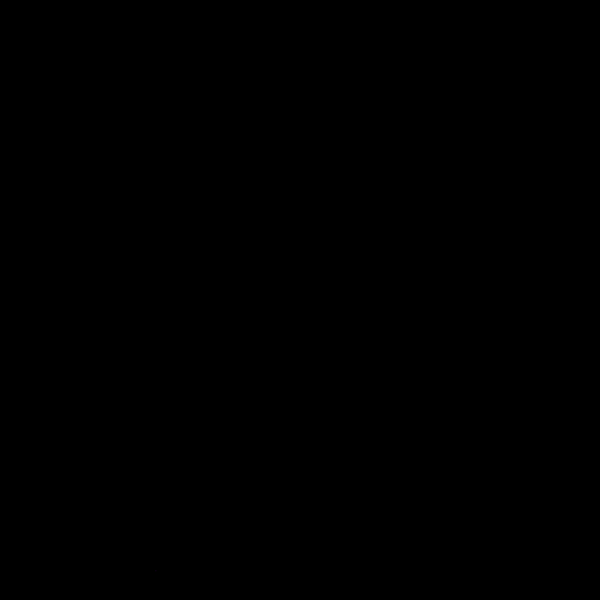
Frame 1 (no input)
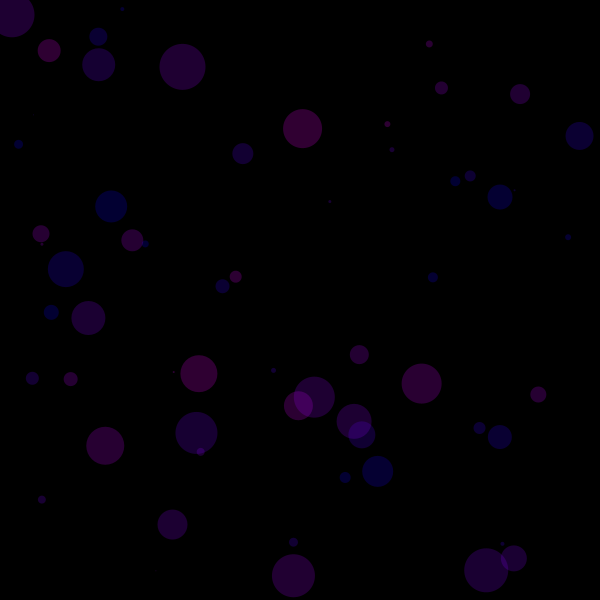
Frame 60 (the mouse pressed at the canvas centre just before this capture)
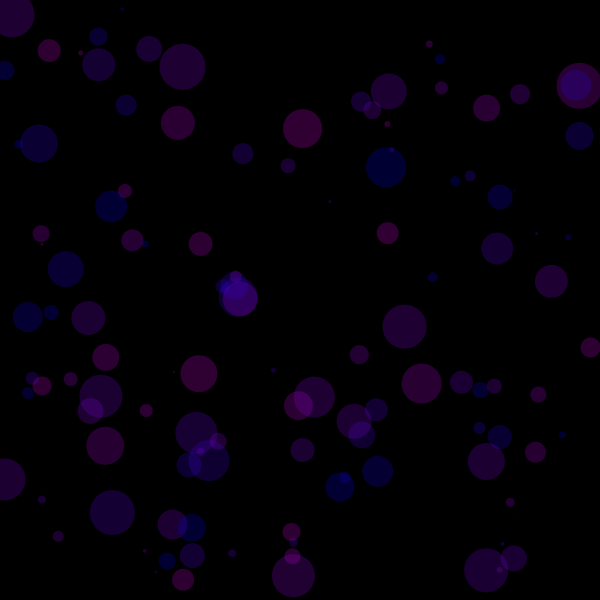
Frame 120 (the mouse held since frame 60 and released just before this capture)

The Processing sketch that drew these frames (run headless with seeded random() and noise(); from frame 60 on, the mouse is pressed at the canvas centre):

// Processing sketch: time
// ── time.pde
float s = 0;

//1回のみ繰り返す
void setup(){
  size(600,600);
  //デフォルトは毎秒60フレーム
  frameRate(10);
  background(0);
}

//無限ループ
void draw(){
  //サイズを1ずつ大きくしていく
  s += 1;
  //色の指定
  fill(random(255),0,255,50);
  noStroke();
  //ランダムな場所に円を配置していく
  ellipse(random(width),random(height),s,s);

  //もし、大きさが45より大きくなったら実行される
  if (s > 45) {
    //サイズを0に戻す
    s = 0;
  }

}
